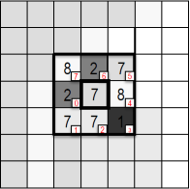
#> input picture TP4/Imagen1.png, 190 x 189 px
$ jupyter execute --allow-errors TP4.ipynb   (shell and % lines are left out)
#> lines starting #> are read from the running program, lines starting #| are printed output that depends on the picture
# TP4

Para las imágenes suministradas:

    -Implementar un extractor de carácteristicas LBP básico (sin uniformidad, 8 vecinos)
    -Realizar el histograma de carácterísticas LBP de la imágen
    -Comparar los histogramas

[cell 1]

import cv2 as cv
import numpy as np
import matplotlib.pyplot as plt

[cell 2]
potencia = np.array([128, 64, 32, 16, 8, 4, 2, 1])

[cell 3]
#Imagen 1
imagen1 = cv.imread('Imagen1.png')
#> imagen1 is the input picture: shape (189, 190, 3); mean B, G, R 202.3, 202.3, 202.7
#> (the rest of this cell did not finish here and is left out)

[cell 4]
#Imagen 2
imagen2 = cv.imread('Imagen2.png')
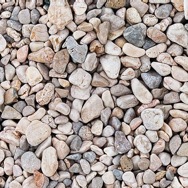
#> input picture TP4/Imagen2.png, 188 x 188 px
#> imagen2 is the input picture: shape (188, 188, 3); mean B, G, R 151.9, 157.3, 169.2
#> (the rest of this cell did not finish here and is left out)

[cell 5]
#Imagen 3
imagen3 = cv.imread('Imagen3.png')
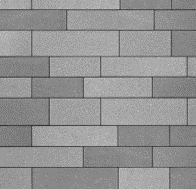
#> input picture TP4/Imagen3.png, 196 x 189 px
#> imagen3 is the input picture: shape (189, 196, 3); min 52, max 203, mean 147.4
#> (the rest of this cell did not finish here and is left out)

[cell 6]
#Imagen 4
imagen4 = cv.imread('Imagen4.png')
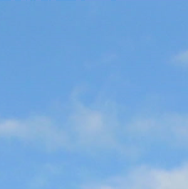
#> input picture TP4/Imagen4.png, 188 x 189 px
#> imagen4 is the input picture: shape (189, 188, 3); mean B, G, R 221.2, 169.4, 118.7
imagen4_RGB = cv.cvtColor(imagen4,cv.COLOR_BGR2RGB)
gray = cv.cvtColor(imagen4, cv.COLOR_BGR2GRAY)
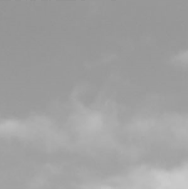
#> gray: shape (189, 188); min 145, max 202, mean 160.2
gray = np.pad(gray, pad_width = 2, mode = 'edge')
#> gray: shape (193, 192)
gray_LRB4 = np.zeros_like(gray)
for i in range(1, gray.shape[0]-1):
    for j in range(1, gray.shape[1]-1):
        ventana = (np.append(np.append(np.append(gray[i-1,j-1:j+2],gray[i,j+1]),np.flip(gray[i+1,j-1:j+2])),gray[i,j-1]))
        gray_LRB4[i-1,j-1] = np.sum((ventana >= gray[i,j])*potencia)
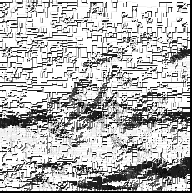
#> gray_LRB4: shape (193, 192); min 0, max 255, mean 181.9
figura = plt.figure(figsize = (10,10))
ax1 = figura.add_subplot(1, 2, 1)
ax1.imshow(imagen4_RGB)
ax1.set_title('Imagen4'.format(imagen4))
ax2 = figura.add_subplot(1, 2, 2)
ax2.hist(np.ravel(gray_LRB4), bins = 256, color = 'm')
ax2.set_title('Imagen4: Histograma LBP'.format(imagen4))
plt.show()
#> figure, not shown here; panel 2: tallest bar 14805 high, from x = 254 to 255

[cell 7]
#Imagen 5
imagen5 = cv.imread('Imagen5.png')
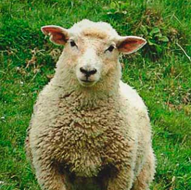
#> input picture TP4/Imagen5.png, 191 x 190 px
#> imagen5 is the input picture: shape (190, 191, 3); mean B, G, R 65, 123.7, 102.5
imagen5_RGB = cv.cvtColor(imagen5,cv.COLOR_BGR2RGB)
gray = cv.cvtColor(imagen5, cv.COLOR_BGR2GRAY)
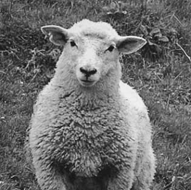
#> gray: shape (190, 191); min 12, max 247, mean 110.7
gray = np.pad(gray, pad_width = 2, mode = 'edge')
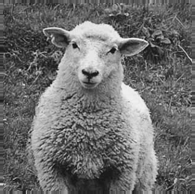
#> gray: shape (194, 195); min 12, max 247, mean 109.8
gray_LRB5 = np.zeros_like(gray)
for i in range(1, gray.shape[0]-1):
    for j in range(1, gray.shape[1]-1):
        ventana = (np.append(np.append(np.append(gray[i-1,j-1:j+2],gray[i,j+1]),np.flip(gray[i+1,j-1:j+2])),gray[i,j-1]))
        gray_LRB5[i-1,j-1] = np.sum((ventana >= gray[i,j])*potencia)
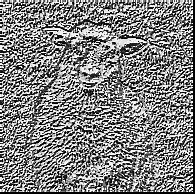
#> gray_LRB5: shape (194, 195); min 0, max 255, mean 129.1
figura = plt.figure(figsize = (10,10))
ax1 = figura.add_subplot(1, 2, 1)
ax1.imshow(imagen5_RGB)
ax1.set_title('Imagen5'.format(imagen5))
ax2 = figura.add_subplot(1, 2, 2)
ax2.hist(np.ravel(gray_LRB5), bins = 256, color = 'y')
ax2.set_title('Imagen5: Histograma LBP'.format(imagen5))
plt.show()
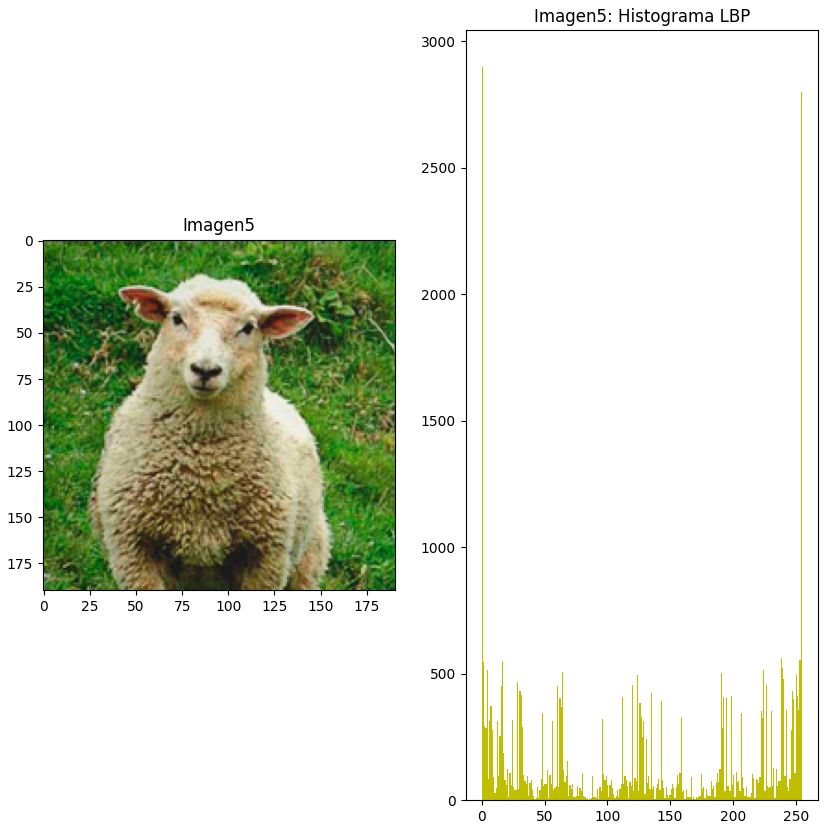
#> figure drawn by matplotlib, 2 panels; panel 2: tallest bar 2900 high, from x = 0 to 0.996
